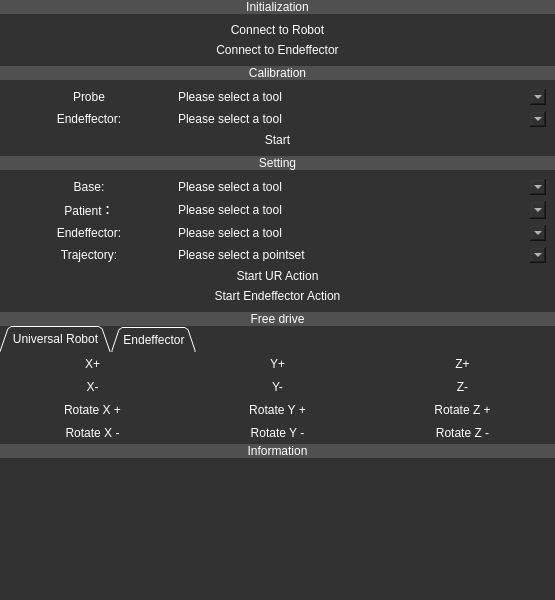
<?xml version="1.0" encoding="UTF-8"?>
<ui version="4.0">
 <class>PunctureRobotClass</class>
 <widget class="QMainWindow" name="PunctureRobotClass">
  <property name="geometry">
   <rect>
    <x>0</x>
    <y>0</y>
    <width>555</width>
    <height>600</height>
   </rect>
  </property>
  <property name="windowTitle">
   <string>PunctureRobot</string>
  </property>
  <property name="styleSheet">
   <string notr="true">background-color: rgb(77,77,115);
font: 700 9pt &quot;Microsoft YaHei UI&quot;;
color: rgb(255, 255, 255);
border:none;</string>
  </property>
  <widget class="QWidget" name="centralwidget">
   <property name="sizePolicy">
    <sizepolicy hsizetype="Expanding" vsizetype="Expanding">
     <horstretch>0</horstretch>
     <verstretch>0</verstretch>
    </sizepolicy>
   </property>
   <property name="styleSheet">
    <string notr="true">background-color: rgb(50, 50, 50);
border:none;</string>
   </property>
   <layout class="QVBoxLayout" name="verticalLayout" stretch="1">
    <property name="spacing">
     <number>0</number>
    </property>
    <property name="leftMargin">
     <number>0</number>
    </property>
    <property name="topMargin">
     <number>0</number>
    </property>
    <property name="rightMargin">
     <number>0</number>
    </property>
    <property name="bottomMargin">
     <number>0</number>
    </property>
    <item>
     <widget class="QWidget" name="module_widget" native="true">
      <property name="styleSheet">
       <string notr="true">border:none;</string>
      </property>
      <layout class="QVBoxLayout" name="verticalLayout_5" stretch="1,4,1,6,1,12,1,8,1,12">
       <property name="spacing">
        <number>0</number>
       </property>
       <property name="leftMargin">
        <number>0</number>
       </property>
       <property name="topMargin">
        <number>0</number>
       </property>
       <property name="rightMargin">
        <number>0</number>
       </property>
       <property name="bottomMargin">
        <number>0</number>
       </property>
       <item>
        <widget class="QLabel" name="init_lb">
         <property name="maximumSize">
          <size>
           <width>16777215</width>
           <height>30</height>
          </size>
         </property>
         <property name="styleSheet">
          <string notr="true">background-color: rgb(80, 80, 80);</string>
         </property>
         <property name="text">
          <string>Initialization</string>
         </property>
         <property name="alignment">
          <set>Qt::AlignCenter</set>
         </property>
        </widget>
       </item>
       <item>
        <widget class="QGroupBox" name="init_box">
         <property name="styleSheet">
          <string notr="true">border:none;</string>
         </property>
         <property name="title">
          <string/>
         </property>
         <layout class="QVBoxLayout" name="verticalLayout_3">
          <item>
           <widget class="QPushButton" name="connectRobot_btn">
            <property name="sizePolicy">
             <sizepolicy hsizetype="Expanding" vsizetype="Expanding">
              <horstretch>0</horstretch>
              <verstretch>0</verstretch>
             </sizepolicy>
            </property>
            <property name="text">
             <string>Connect to Robot</string>
            </property>
           </widget>
          </item>
          <item>
           <widget class="QPushButton" name="connectEndeffector_btn">
            <property name="sizePolicy">
             <sizepolicy hsizetype="Expanding" vsizetype="Expanding">
              <horstretch>0</horstretch>
              <verstretch>0</verstretch>
             </sizepolicy>
            </property>
            <property name="text">
             <string>Connect to Endeffector</string>
            </property>
           </widget>
          </item>
         </layout>
        </widget>
       </item>
       <item>
        <widget class="QLabel" name="calibrate_lb">
         <property name="sizePolicy">
          <sizepolicy hsizetype="Expanding" vsizetype="Expanding">
           <horstretch>0</horstretch>
           <verstretch>0</verstretch>
          </sizepolicy>
         </property>
         <property name="styleSheet">
          <string notr="true">background-color: rgb(80, 80, 80);</string>
         </property>
         <property name="text">
          <string>Calibration</string>
         </property>
         <property name="alignment">
          <set>Qt::AlignCenter</set>
         </property>
        </widget>
       </item>
       <item>
        <widget class="QGroupBox" name="calibrate_box">
         <property name="sizePolicy">
          <sizepolicy hsizetype="Expanding" vsizetype="Expanding">
           <horstretch>0</horstretch>
           <verstretch>0</verstretch>
          </sizepolicy>
         </property>
         <property name="title">
          <string/>
         </property>
         <layout class="QVBoxLayout" name="verticalLayout_7">
          <item>
           <widget class="QGroupBox" name="groupBox_3">
            <property name="sizePolicy">
             <sizepolicy hsizetype="Expanding" vsizetype="Expanding">
              <horstretch>0</horstretch>
              <verstretch>0</verstretch>
             </sizepolicy>
            </property>
            <property name="title">
             <string/>
            </property>
            <property name="alignment">
             <set>Qt::AlignCenter</set>
            </property>
            <layout class="QHBoxLayout" name="horizontalLayout_2" stretch="3,7">
             <property name="spacing">
              <number>4</number>
             </property>
             <property name="leftMargin">
              <number>0</number>
             </property>
             <property name="topMargin">
              <number>0</number>
             </property>
             <property name="rightMargin">
              <number>0</number>
             </property>
             <property name="bottomMargin">
              <number>0</number>
             </property>
             <item>
              <widget class="QLabel" name="probeTool_lb">
               <property name="sizePolicy">
                <sizepolicy hsizetype="Expanding" vsizetype="Expanding">
                 <horstretch>0</horstretch>
                 <verstretch>0</verstretch>
                </sizepolicy>
               </property>
               <property name="text">
                <string>Probe</string>
               </property>
               <property name="alignment">
                <set>Qt::AlignCenter</set>
               </property>
              </widget>
             </item>
             <item>
              <widget class="QComboBox" name="probeTool_cbb">
               <property name="sizePolicy">
                <sizepolicy hsizetype="Expanding" vsizetype="Expanding">
                 <horstretch>0</horstretch>
                 <verstretch>0</verstretch>
                </sizepolicy>
               </property>
               <item>
                <property name="text">
                 <string>Please select a tool</string>
                </property>
               </item>
              </widget>
             </item>
            </layout>
           </widget>
          </item>
          <item>
           <widget class="QGroupBox" name="groupBox_4">
            <property name="title">
             <string/>
            </property>
            <layout class="QHBoxLayout" name="horizontalLayout_3" stretch="3,7">
             <property name="spacing">
              <number>4</number>
             </property>
             <property name="leftMargin">
              <number>0</number>
             </property>
             <property name="topMargin">
              <number>0</number>
             </property>
             <property name="rightMargin">
              <number>0</number>
             </property>
             <property name="bottomMargin">
              <number>0</number>
             </property>
             <item>
              <widget class="QLabel" name="efToolPrepare_lb">
               <property name="sizePolicy">
                <sizepolicy hsizetype="Expanding" vsizetype="Expanding">
                 <horstretch>0</horstretch>
                 <verstretch>0</verstretch>
                </sizepolicy>
               </property>
               <property name="text">
                <string>Endeffector:</string>
               </property>
               <property name="alignment">
                <set>Qt::AlignCenter</set>
               </property>
              </widget>
             </item>
             <item>
              <widget class="QComboBox" name="efToolPrepare_cbb">
               <property name="sizePolicy">
                <sizepolicy hsizetype="Expanding" vsizetype="Expanding">
                 <horstretch>0</horstretch>
                 <verstretch>0</verstretch>
                </sizepolicy>
               </property>
               <item>
                <property name="text">
                 <string>Please select a tool</string>
                </property>
               </item>
              </widget>
             </item>
            </layout>
           </widget>
          </item>
          <item>
           <widget class="QPushButton" name="calibrate_btn">
            <property name="sizePolicy">
             <sizepolicy hsizetype="Expanding" vsizetype="Expanding">
              <horstretch>0</horstretch>
              <verstretch>0</verstretch>
             </sizepolicy>
            </property>
            <property name="text">
             <string>Start</string>
            </property>
           </widget>
          </item>
         </layout>
        </widget>
       </item>
       <item>
        <widget class="QLabel" name="setting_lb">
         <property name="maximumSize">
          <size>
           <width>16777215</width>
           <height>30</height>
          </size>
         </property>
         <property name="styleSheet">
          <string notr="true">background-color: rgb(80, 80, 80);</string>
         </property>
         <property name="text">
          <string>Setting</string>
         </property>
         <property name="alignment">
          <set>Qt::AlignCenter</set>
         </property>
        </widget>
       </item>
       <item>
        <widget class="QGroupBox" name="set_box">
         <property name="sizePolicy">
          <sizepolicy hsizetype="Expanding" vsizetype="Expanding">
           <horstretch>0</horstretch>
           <verstretch>0</verstretch>
          </sizepolicy>
         </property>
         <property name="styleSheet">
          <string notr="true">border:none;</string>
         </property>
         <property name="title">
          <string/>
         </property>
         <layout class="QVBoxLayout" name="verticalLayout_6">
          <item>
           <widget class="QGroupBox" name="groupBox_5">
            <property name="styleSheet">
             <string notr="true">border:none;</string>
            </property>
            <property name="title">
             <string/>
            </property>
            <layout class="QHBoxLayout" name="horizontalLayout_6" stretch="3,7">
             <property name="spacing">
              <number>4</number>
             </property>
             <property name="leftMargin">
              <number>0</number>
             </property>
             <property name="topMargin">
              <number>0</number>
             </property>
             <property name="rightMargin">
              <number>0</number>
             </property>
             <property name="bottomMargin">
              <number>0</number>
             </property>
             <item>
              <widget class="QLabel" name="baseTool_lb">
               <property name="text">
                <string>Base:</string>
               </property>
               <property name="alignment">
                <set>Qt::AlignCenter</set>
               </property>
              </widget>
             </item>
             <item>
              <widget class="QComboBox" name="baseTool_cbb">
               <property name="sizePolicy">
                <sizepolicy hsizetype="Expanding" vsizetype="Expanding">
                 <horstretch>0</horstretch>
                 <verstretch>0</verstretch>
                </sizepolicy>
               </property>
               <item>
                <property name="text">
                 <string>Please select a tool</string>
                </property>
               </item>
               <item>
                <property name="text">
                 <string/>
                </property>
               </item>
              </widget>
             </item>
            </layout>
           </widget>
          </item>
          <item>
           <widget class="QGroupBox" name="groupBox_8">
            <property name="styleSheet">
             <string notr="true">border:none;</string>
            </property>
            <property name="title">
             <string/>
            </property>
            <layout class="QHBoxLayout" name="horizontalLayout_7" stretch="3,7">
             <property name="spacing">
              <number>4</number>
             </property>
             <property name="leftMargin">
              <number>0</number>
             </property>
             <property name="topMargin">
              <number>0</number>
             </property>
             <property name="rightMargin">
              <number>0</number>
             </property>
             <property name="bottomMargin">
              <number>0</number>
             </property>
             <item>
              <widget class="QLabel" name="patientTool_lb">
               <property name="text">
                <string>Patient：</string>
               </property>
               <property name="alignment">
                <set>Qt::AlignCenter</set>
               </property>
              </widget>
             </item>
             <item>
              <widget class="QComboBox" name="patientTool_cbb">
               <property name="sizePolicy">
                <sizepolicy hsizetype="Expanding" vsizetype="Expanding">
                 <horstretch>0</horstretch>
                 <verstretch>0</verstretch>
                </sizepolicy>
               </property>
               <item>
                <property name="text">
                 <string>Please select a tool</string>
                </property>
               </item>
              </widget>
             </item>
            </layout>
           </widget>
          </item>
          <item>
           <widget class="QGroupBox" name="groupBox_10">
            <property name="sizePolicy">
             <sizepolicy hsizetype="Expanding" vsizetype="Expanding">
              <horstretch>0</horstretch>
              <verstretch>0</verstretch>
             </sizepolicy>
            </property>
            <property name="styleSheet">
             <string notr="true">border:none;</string>
            </property>
            <property name="title">
             <string/>
            </property>
            <layout class="QHBoxLayout" name="horizontalLayout_9" stretch="3,7">
             <property name="spacing">
              <number>4</number>
             </property>
             <property name="leftMargin">
              <number>0</number>
             </property>
             <property name="topMargin">
              <number>0</number>
             </property>
             <property name="rightMargin">
              <number>0</number>
             </property>
             <property name="bottomMargin">
              <number>0</number>
             </property>
             <item>
              <widget class="QLabel" name="efTool_lb">
               <property name="text">
                <string>Endeffector:</string>
               </property>
               <property name="alignment">
                <set>Qt::AlignCenter</set>
               </property>
              </widget>
             </item>
             <item>
              <widget class="QComboBox" name="efTool_cbb">
               <property name="sizePolicy">
                <sizepolicy hsizetype="Expanding" vsizetype="Expanding">
                 <horstretch>0</horstretch>
                 <verstretch>0</verstretch>
                </sizepolicy>
               </property>
               <item>
                <property name="text">
                 <string>Please select a tool</string>
                </property>
               </item>
              </widget>
             </item>
            </layout>
           </widget>
          </item>
          <item>
           <widget class="QGroupBox" name="groupBox_2">
            <property name="sizePolicy">
             <sizepolicy hsizetype="Expanding" vsizetype="Expanding">
              <horstretch>0</horstretch>
              <verstretch>0</verstretch>
             </sizepolicy>
            </property>
            <property name="title">
             <string/>
            </property>
            <property name="alignment">
             <set>Qt::AlignCenter</set>
            </property>
            <layout class="QHBoxLayout" name="horizontalLayout" stretch="3,7">
             <property name="spacing">
              <number>4</number>
             </property>
             <property name="leftMargin">
              <number>0</number>
             </property>
             <property name="topMargin">
              <number>0</number>
             </property>
             <property name="rightMargin">
              <number>0</number>
             </property>
             <property name="bottomMargin">
              <number>0</number>
             </property>
             <item>
              <widget class="QLabel" name="trajPointset_lb">
               <property name="text">
                <string>Trajectory:</string>
               </property>
               <property name="alignment">
                <set>Qt::AlignCenter</set>
               </property>
              </widget>
             </item>
             <item>
              <widget class="QComboBox" name="trajPointset_cbb">
               <property name="sizePolicy">
                <sizepolicy hsizetype="Expanding" vsizetype="Expanding">
                 <horstretch>0</horstretch>
                 <verstretch>0</verstretch>
                </sizepolicy>
               </property>
               <item>
                <property name="text">
                 <string>Please select a pointset</string>
                </property>
               </item>
              </widget>
             </item>
            </layout>
           </widget>
          </item>
          <item>
           <widget class="QPushButton" name="URAction_btn">
            <property name="sizePolicy">
             <sizepolicy hsizetype="Expanding" vsizetype="Expanding">
              <horstretch>0</horstretch>
              <verstretch>0</verstretch>
             </sizepolicy>
            </property>
            <property name="text">
             <string>Start UR Action</string>
            </property>
           </widget>
          </item>
          <item>
           <widget class="QPushButton" name="EFAction_btn">
            <property name="sizePolicy">
             <sizepolicy hsizetype="Expanding" vsizetype="Expanding">
              <horstretch>0</horstretch>
              <verstretch>0</verstretch>
             </sizepolicy>
            </property>
            <property name="text">
             <string>Start Endeffector Action</string>
            </property>
           </widget>
          </item>
         </layout>
        </widget>
       </item>
       <item>
        <widget class="QLabel" name="freeeDrive_lb">
         <property name="layoutDirection">
          <enum>Qt::LeftToRight</enum>
         </property>
         <property name="styleSheet">
          <string notr="true">background-color: rgb(80, 80, 80);</string>
         </property>
         <property name="text">
          <string>Free drive</string>
         </property>
         <property name="alignment">
          <set>Qt::AlignCenter</set>
         </property>
        </widget>
       </item>
       <item>
        <widget class="QGroupBox" name="freeDrive_box">
         <property name="sizePolicy">
          <sizepolicy hsizetype="Expanding" vsizetype="Expanding">
           <horstretch>0</horstretch>
           <verstretch>0</verstretch>
          </sizepolicy>
         </property>
         <property name="styleSheet">
          <string notr="true">border:none;</string>
         </property>
         <property name="title">
          <string/>
         </property>
         <layout class="QVBoxLayout" name="verticalLayout_2">
          <property name="spacing">
           <number>0</number>
          </property>
          <property name="leftMargin">
           <number>0</number>
          </property>
          <property name="topMargin">
           <number>0</number>
          </property>
          <property name="rightMargin">
           <number>0</number>
          </property>
          <property name="bottomMargin">
           <number>0</number>
          </property>
          <item>
           <widget class="QTabWidget" name="urfd_tab">
            <property name="styleSheet">
             <string notr="true">background-color: rgb(50, 50, 50);
color: rgb(255,255,255);
border:none;</string>
            </property>
            <property name="tabShape">
             <enum>QTabWidget::Triangular</enum>
            </property>
            <property name="currentIndex">
             <number>0</number>
            </property>
            <property name="elideMode">
             <enum>Qt::ElideLeft</enum>
            </property>
            <widget class="QWidget" name="urFreedrive">
             <property name="styleSheet">
              <string notr="true">border:none;
</string>
             </property>
             <attribute name="title">
              <string>Universal Robot</string>
             </attribute>
             <layout class="QGridLayout" name="gridLayout">
              <property name="leftMargin">
               <number>4</number>
              </property>
              <property name="topMargin">
               <number>4</number>
              </property>
              <property name="rightMargin">
               <number>4</number>
              </property>
              <property name="bottomMargin">
               <number>4</number>
              </property>
              <property name="spacing">
               <number>8</number>
              </property>
              <item row="1" column="0">
               <widget class="QPushButton" name="urXMinus_btn">
                <property name="sizePolicy">
                 <sizepolicy hsizetype="Expanding" vsizetype="Expanding">
                  <horstretch>0</horstretch>
                  <verstretch>0</verstretch>
                 </sizepolicy>
                </property>
                <property name="text">
                 <string>X-</string>
                </property>
               </widget>
              </item>
              <item row="0" column="0">
               <widget class="QPushButton" name="urXPlus_btn">
                <property name="sizePolicy">
                 <sizepolicy hsizetype="Expanding" vsizetype="Expanding">
                  <horstretch>0</horstretch>
                  <verstretch>0</verstretch>
                 </sizepolicy>
                </property>
                <property name="text">
                 <string>X+</string>
                </property>
               </widget>
              </item>
              <item row="0" column="1">
               <widget class="QPushButton" name="urYPlus_btn">
                <property name="sizePolicy">
                 <sizepolicy hsizetype="Expanding" vsizetype="Expanding">
                  <horstretch>0</horstretch>
                  <verstretch>0</verstretch>
                 </sizepolicy>
                </property>
                <property name="text">
                 <string>Y+</string>
                </property>
               </widget>
              </item>
              <item row="1" column="1">
               <widget class="QPushButton" name="urYMinus_btn">
                <property name="sizePolicy">
                 <sizepolicy hsizetype="Expanding" vsizetype="Expanding">
                  <horstretch>0</horstretch>
                  <verstretch>0</verstretch>
                 </sizepolicy>
                </property>
                <property name="text">
                 <string>Y-</string>
                </property>
               </widget>
              </item>
              <item row="4" column="0">
               <widget class="QPushButton" name="urXRotationPlus_btn">
                <property name="sizePolicy">
                 <sizepolicy hsizetype="Expanding" vsizetype="Expanding">
                  <horstretch>0</horstretch>
                  <verstretch>0</verstretch>
                 </sizepolicy>
                </property>
                <property name="text">
                 <string>Rotate X +</string>
                </property>
               </widget>
              </item>
              <item row="0" column="2">
               <widget class="QPushButton" name="urZPlus_btn">
                <property name="sizePolicy">
                 <sizepolicy hsizetype="Expanding" vsizetype="Expanding">
                  <horstretch>0</horstretch>
                  <verstretch>0</verstretch>
                 </sizepolicy>
                </property>
                <property name="text">
                 <string>Z+</string>
                </property>
               </widget>
              </item>
              <item row="1" column="2">
               <widget class="QPushButton" name="urZMinus_btn">
                <property name="sizePolicy">
                 <sizepolicy hsizetype="Expanding" vsizetype="Expanding">
                  <horstretch>0</horstretch>
                  <verstretch>0</verstretch>
                 </sizepolicy>
                </property>
                <property name="text">
                 <string>Z-</string>
                </property>
               </widget>
              </item>
              <item row="5" column="0">
               <widget class="QPushButton" name="urXRotationMinus_btn">
                <property name="sizePolicy">
                 <sizepolicy hsizetype="Expanding" vsizetype="Expanding">
                  <horstretch>0</horstretch>
                  <verstretch>0</verstretch>
                 </sizepolicy>
                </property>
                <property name="text">
                 <string>Rotate X -</string>
                </property>
               </widget>
              </item>
              <item row="4" column="1">
               <widget class="QPushButton" name="urYRotationPlus_btn">
                <property name="sizePolicy">
                 <sizepolicy hsizetype="Expanding" vsizetype="Expanding">
                  <horstretch>0</horstretch>
                  <verstretch>0</verstretch>
                 </sizepolicy>
                </property>
                <property name="text">
                 <string>Rotate Y +</string>
                </property>
               </widget>
              </item>
              <item row="5" column="1">
               <widget class="QPushButton" name="urYRotationMinus_btn">
                <property name="sizePolicy">
                 <sizepolicy hsizetype="Expanding" vsizetype="Expanding">
                  <horstretch>0</horstretch>
                  <verstretch>0</verstretch>
                 </sizepolicy>
                </property>
                <property name="text">
                 <string>Rotate Y -</string>
                </property>
               </widget>
              </item>
              <item row="4" column="2">
               <widget class="QPushButton" name="urZRotationPlus_btn">
                <property name="sizePolicy">
                 <sizepolicy hsizetype="Expanding" vsizetype="Expanding">
                  <horstretch>0</horstretch>
                  <verstretch>0</verstretch>
                 </sizepolicy>
                </property>
                <property name="text">
                 <string>Rotate Z +</string>
                </property>
               </widget>
              </item>
              <item row="5" column="2">
               <widget class="QPushButton" name="urZRotationMinus_btn">
                <property name="sizePolicy">
                 <sizepolicy hsizetype="Expanding" vsizetype="Expanding">
                  <horstretch>0</horstretch>
                  <verstretch>0</verstretch>
                 </sizepolicy>
                </property>
                <property name="text">
                 <string>Rotate Z -</string>
                </property>
               </widget>
              </item>
             </layout>
            </widget>
            <widget class="QWidget" name="efFreedrive">
             <property name="styleSheet">
              <string notr="true">border:none;</string>
             </property>
             <attribute name="title">
              <string>Endeffector</string>
             </attribute>
             <layout class="QVBoxLayout" name="verticalLayout_4" stretch="1,1,2">
              <property name="spacing">
               <number>4</number>
              </property>
              <property name="leftMargin">
               <number>4</number>
              </property>
              <property name="topMargin">
               <number>4</number>
              </property>
              <property name="rightMargin">
               <number>4</number>
              </property>
              <property name="bottomMargin">
               <number>4</number>
              </property>
              <item>
               <widget class="QPushButton" name="efForward_btn">
                <property name="sizePolicy">
                 <sizepolicy hsizetype="Expanding" vsizetype="Expanding">
                  <horstretch>0</horstretch>
                  <verstretch>0</verstretch>
                 </sizepolicy>
                </property>
                <property name="text">
                 <string>Forward</string>
                </property>
               </widget>
              </item>
              <item>
               <widget class="QPushButton" name="efBackward_btn">
                <property name="sizePolicy">
                 <sizepolicy hsizetype="Expanding" vsizetype="Expanding">
                  <horstretch>0</horstretch>
                  <verstretch>0</verstretch>
                 </sizepolicy>
                </property>
                <property name="text">
                 <string>Backward</string>
                </property>
               </widget>
              </item>
              <item>
               <spacer name="verticalSpacer_2">
                <property name="orientation">
                 <enum>Qt::Vertical</enum>
                </property>
                <property name="sizeHint" stdset="0">
                 <size>
                  <width>20</width>
                  <height>40</height>
                 </size>
                </property>
               </spacer>
              </item>
             </layout>
            </widget>
           </widget>
          </item>
         </layout>
        </widget>
       </item>
       <item>
        <widget class="QLabel" name="info_lb">
         <property name="sizePolicy">
          <sizepolicy hsizetype="Expanding" vsizetype="Expanding">
           <horstretch>0</horstretch>
           <verstretch>0</verstretch>
          </sizepolicy>
         </property>
         <property name="styleSheet">
          <string notr="true">background-color: rgb(80, 80, 80);
border:none;</string>
         </property>
         <property name="text">
          <string>Information</string>
         </property>
         <property name="alignment">
          <set>Qt::AlignCenter</set>
         </property>
        </widget>
       </item>
       <item>
        <widget class="QPlainTextEdit" name="info_te"/>
       </item>
      </layout>
     </widget>
    </item>
   </layout>
  </widget>
 </widget>
 <resources/>
 <connections/>
</ui>
